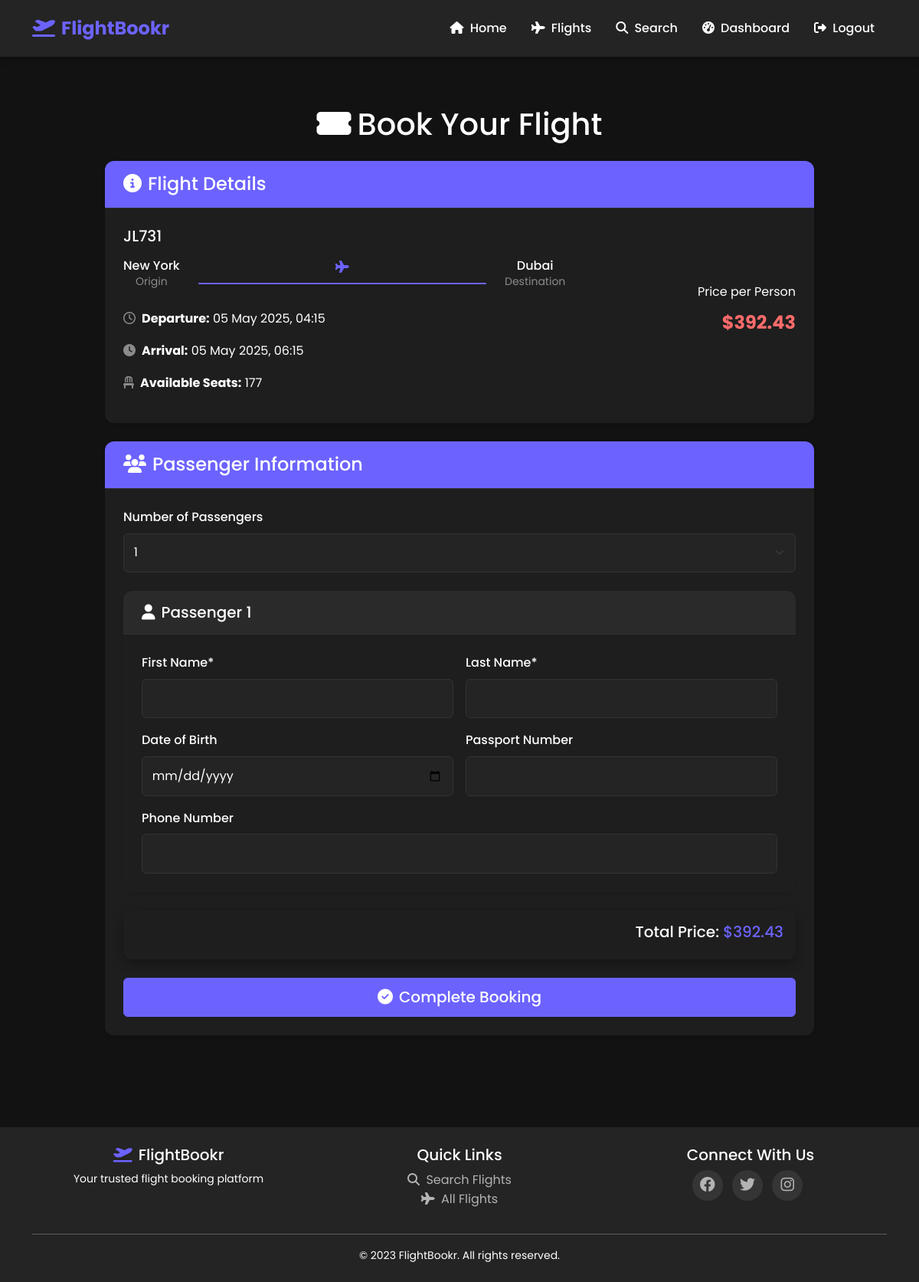
The page /book/13 (signed in) on the database as committed earlier.
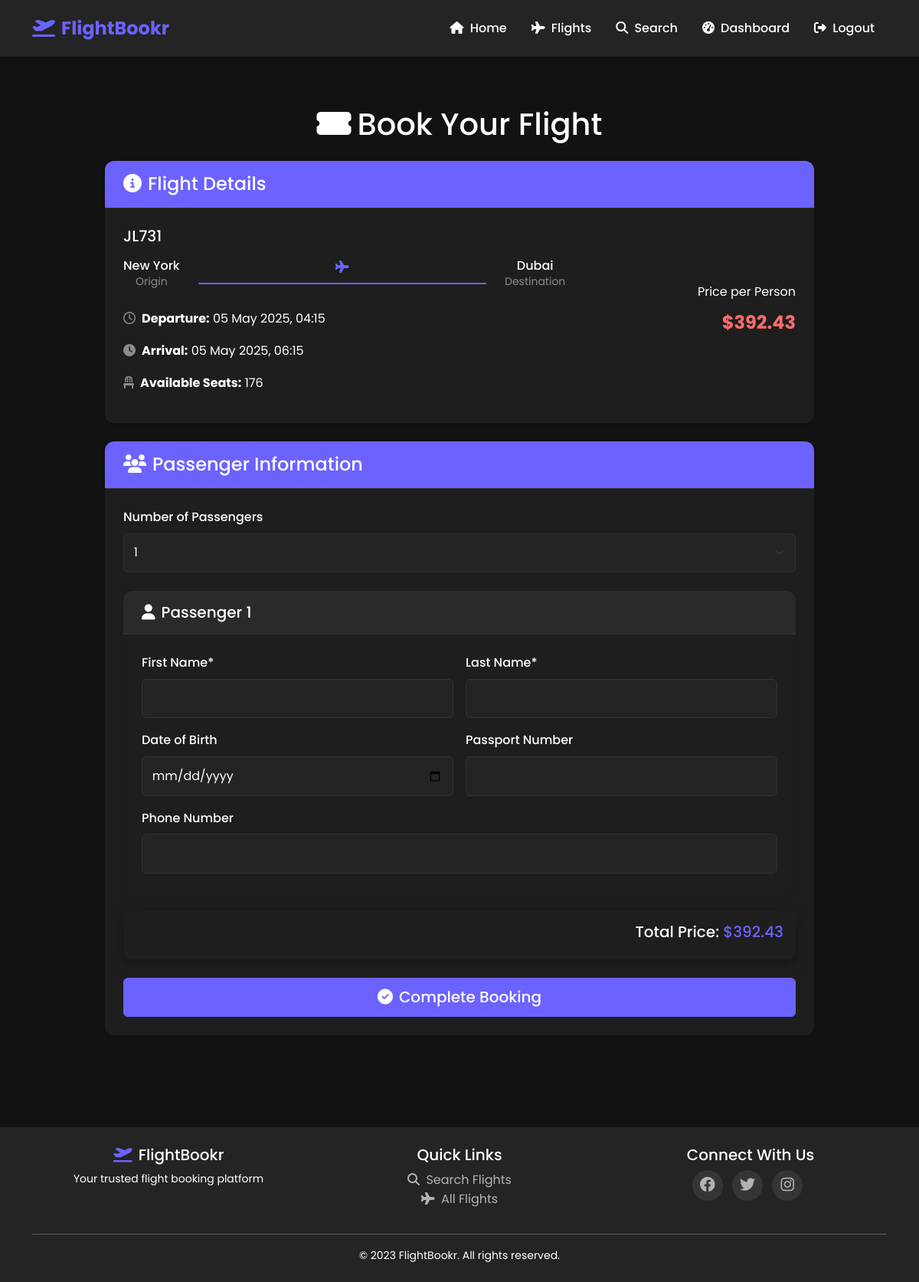
The same page on the database as committed later.
### tables this page shows
CREATE TABLE flights (
        id INTEGER PRIMARY KEY AUTOINCREMENT,
        flight_number TEXT NOT NULL,
        origin TEXT NOT NULL,
        destination TEXT NOT NULL,
        departure_time TIMESTAMP NOT NULL,
        arrival_time TIMESTAMP NOT NULL,
        price REAL NOT NULL,
        total_seats INTEGER NOT NULL,
        available_seats INTEGER NOT NULL
    );

### app.py (the view)
    def wrapped_view(**kwargs):
        if 'user_id' not in session:
            flash('Please log in to access this page', 'danger')
            return redirect(url_for('login'))
        return view(**kwargs)

### app.py (called while the page is built, shortened)
def login_required(view):
    def wrapped_view(**kwargs):
        if 'user_id' not in session:
            flash('Please log in to access this page', 'danger')
            return redirect(url_for('login'))
        return view(**kwargs)
    wrapped_view.__name__ = view.__name__
    return wrapped_view

@app.route('/book/<int:flight_id>', methods=['GET', 'POST'])
@login_required
def book_flight(flight_id):
    flight = get_flight_by_id(flight_id)
    if not flight:
        flash('Flight not found', 'danger')
        return redirect(url_for('flights'))
    return render_template('book_flight.html', flight=flight)

### db.py (called while the page is built)
def get_db_connection():
    conn = sqlite3.connect(DATABASE_PATH)
    conn.row_factory = sqlite3.Row
    return conn

### flight.py (called while the page is built)
def get_flight_by_id(flight_id):
    conn = get_db_connection()
    cursor = conn.cursor()
    cursor.execute("SELECT * FROM flights WHERE id = ?", (flight_id,))
    flight = cursor.fetchone()
    conn.close()
    if flight:
        return dict(flight)
    return None

### templates/book_flight.html (shortened to what the changed rows need)
{% extends 'base.html' %}
{% block content %}
<div class="container py-5">
    <div class="row justify-content-center">
        <div class="col-lg-10">
            <h1 class="text-center mb-4"><i class="fas fa-ticket-alt me-2"></i>Book Your Flight</h1>
            <div class="card shadow-sm border-0 mb-4">
                <div class="card-header bg-primary text-white py-3">
                    <h2 class="h4 m-0"><i class="fas fa-info-circle me-2"></i>Flight Details</h2>
                </div>
                <div class="card-body p-4">
                    <div class="row align-items-center">
                        <div class="col-md-8">
                            <h3 class="h5 mb-3">{{ flight.flight_number }}</h3>
                            <div class="d-flex align-items-center mb-4">
                                <div class="text-center me-4">
                                    <h4 class="h6 mb-0">{{ flight.origin }}</h4>
                                    <p class="small text-muted mb-0">Origin</p>
                                </div>
                                <div class="flex-grow-1 text-center">
                                </div>
                                <div class="text-center ms-4">
                                    <h4 class="h6 mb-0">{{ flight.destination }}</h4>
                                    <p class="small text-muted mb-0">Destination</p>
                                </div>
                            </div>
                            <p><i class="far fa-clock me-2 text-muted"></i><strong>Departure:</strong> {{ flight.departure_time|date_format('%d %b %Y, %H:%M') }}</p>
                            <p><i class="fas fa-clock me-2 text-muted"></i><strong>Arrival:</strong> {{ flight.arrival_time|date_format('%d %b %Y, %H:%M') }}</p>
                            <p><i class="fas fa-chair me-2 text-muted"></i><strong>Available Seats:</strong> {{ flight.available_seats }}</p>
                        </div>
                        <div class="col-md-4 text-center text-md-end mt-3 mt-md-0">
                            <div class="mb-2">Price per Person</div>
                            <div class="flight-price mb-3">${{ flight.price }}</div>
                        </div>
                    </div>
                </div>
            </div>
            <div class="card shadow-sm border-0">
                <div class="card-header bg-primary text-white py-3">
                    <h2 class="h4 m-0"><i class="fas fa-users me-2"></i>Passenger Information</h2>
                </div>
                <div class="card-body p-4">
                    <form method="post">
                        <div class="mb-4">
                            <label for="passengers_count" class="form-label">Number of Passengers</label>
                            <select class="form-select" id="passengers_count" name="passengers_count">
                                {% for i in range(1, flight.available_seats + 1) %}
                                    {% if i <= 5 %}
                                        <option value="{{ i }}">{{ i }}</option>
                                    {% endif %}
                                {% endfor %}
                            </select>
                        </div>
                    </form>
                </div>
            </div>
        </div>
    </div>
</div>
{% endblock %}

Rows that differ between the two databases and show on the page:
changed flights "JL731": available_seats "177" → "176"
